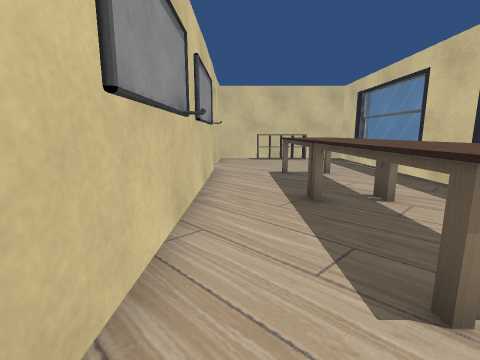
[1] (above)

24 first-person views from a walk through a scene from a Unity 3-D project. The camera is 1.3 m above the floor, tilts 10° down and sees 85° across. The floor is counted in squares, 1 m on a side. Each view is taken from the middle of a square. On the plan, view 1 faces up. The plan holds only what a view shows up to about 13 squares ahead; the rest is blank. The place goes on beyond the plan. The player character is not drawn. Door leaves are left out, so doorways stand open. Some surface patterns are stand-ins.

[2]
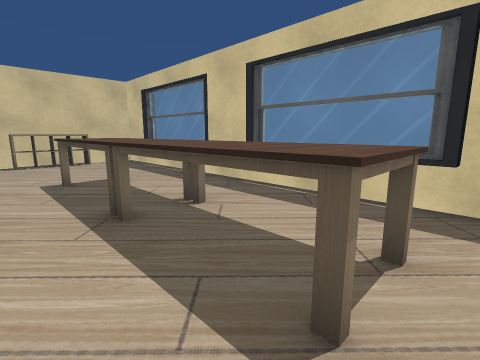

[3]
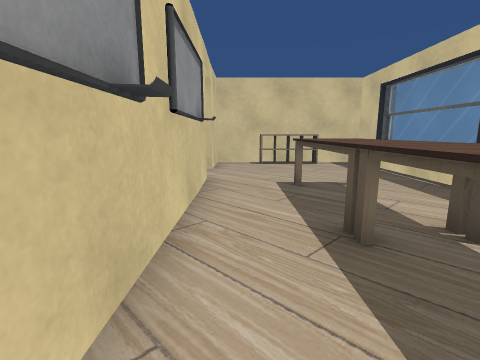

[4]
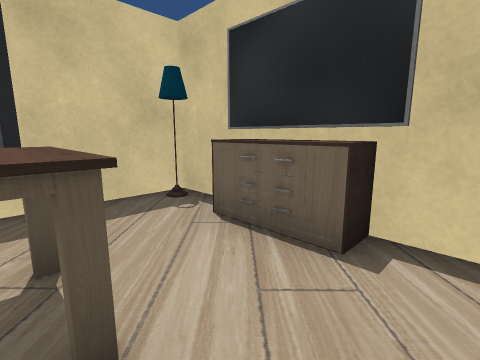

[5]
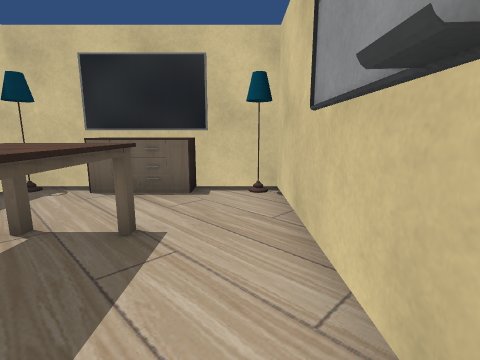

[6]
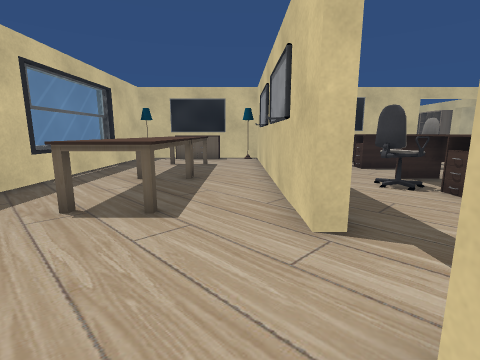

[7]
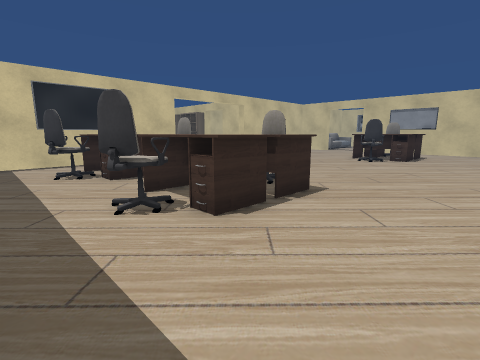

[8]
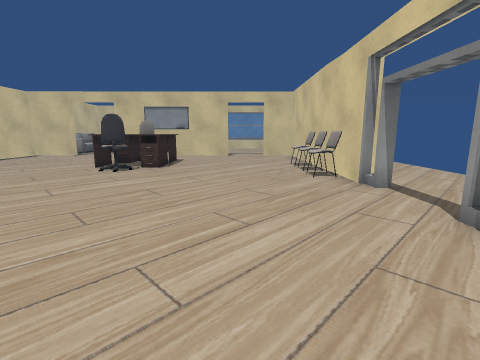

[9]
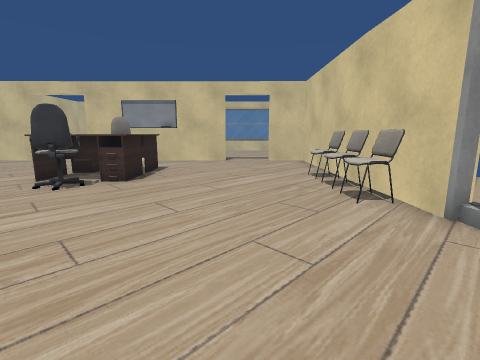

[10]
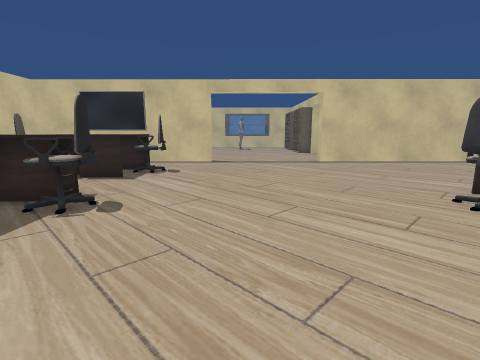

[11]
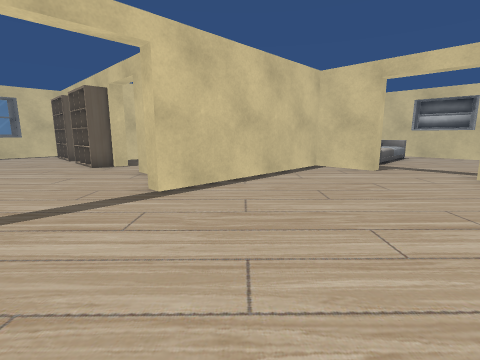

[12]
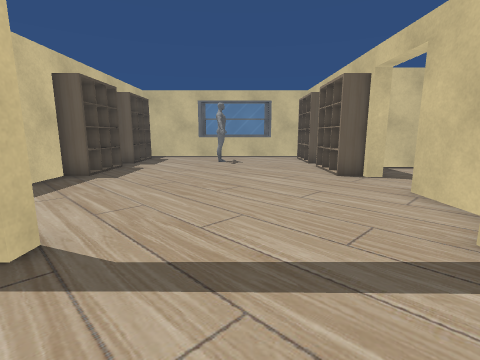

[13]
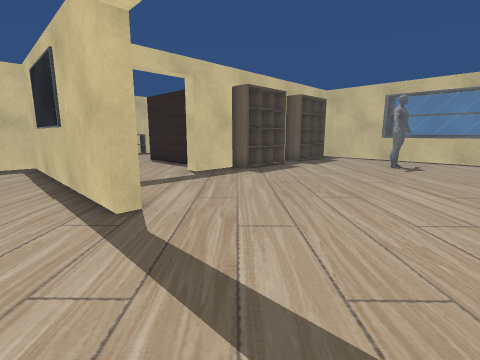

[14]
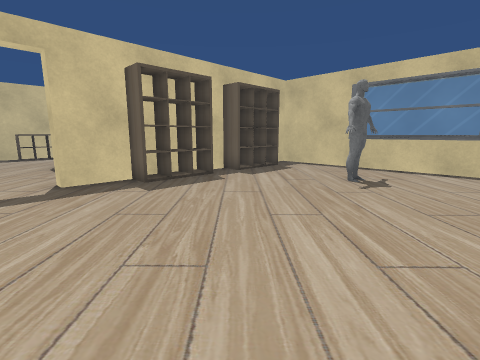

[15]
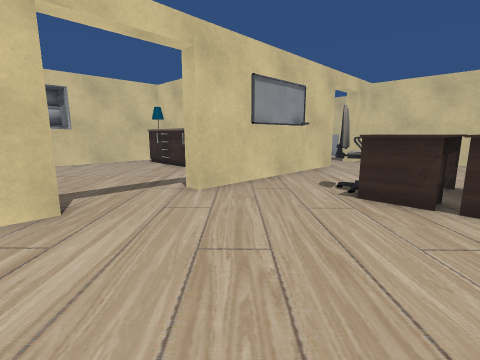

[16]
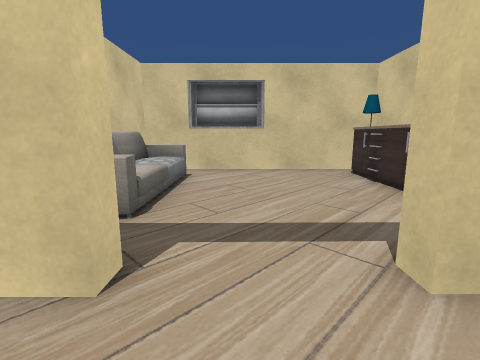

[17]
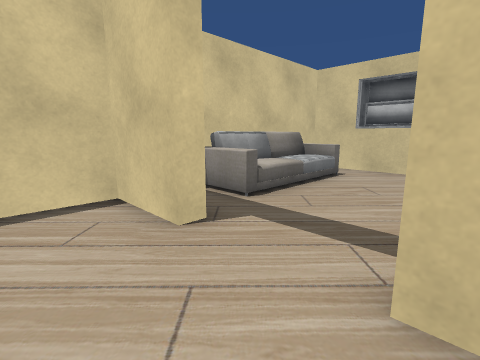

[18]
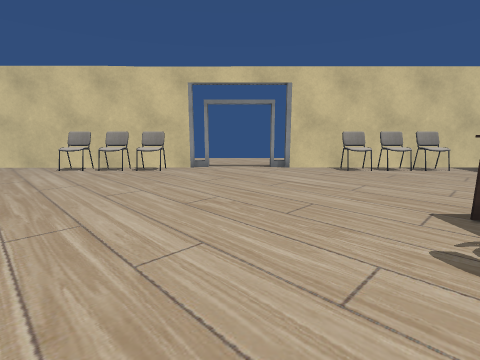

[19]
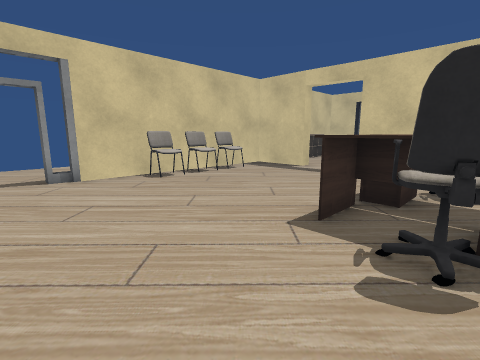

[20]
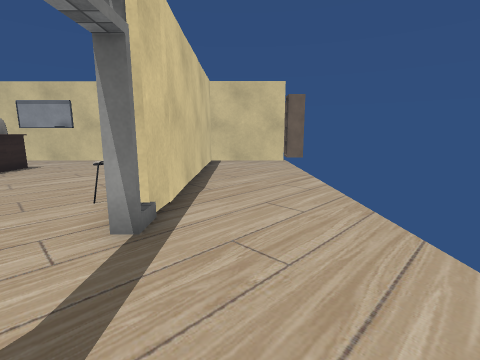

[21]
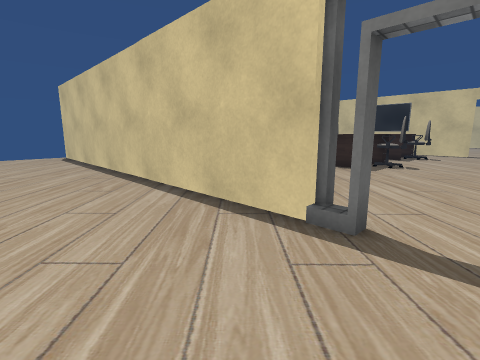

[22]
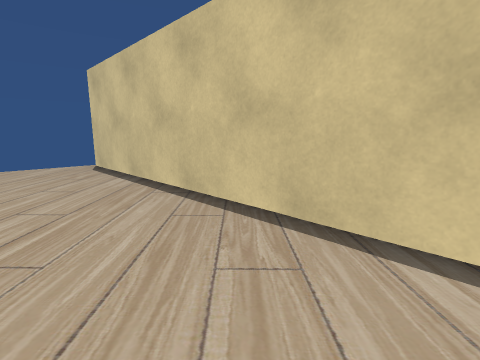

[23]
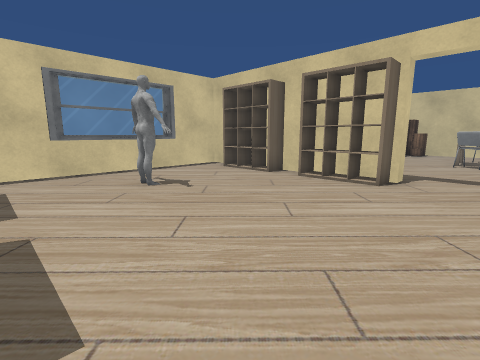

[24]
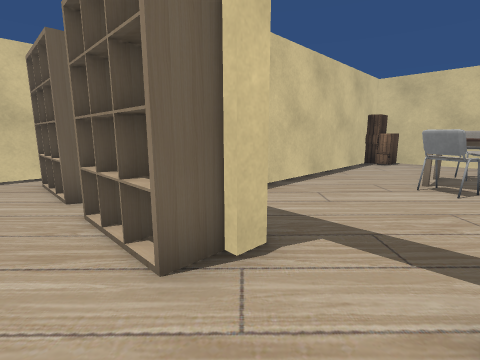

### Floor plan
Points are (right, up) in squares from view 1. A wall is a line through its corners. A room is listed if a view was taken in it or the views show most of it. See-through windows are left out.
Room 1 (views 1, 2, 3, 4, 5, 6)
walls: (-0.5, 4.2) (-0.5, 3.6); (-1.5, 9.6) (-0.9, 9.6) (-0.9, -1.5) (5.4, -1.5) (5.4, 8.2); (5.4, 1.7) (6, 1.7); (5.3, 1.4) (5.8, 1.5); (6, 12.4) (5.4, 12.4) (5.4, 14.2) (3.4, 14.2); (1.5, 14.2) (-0.9, 14.2) (-0.9, 11.8) (-1.5, 11.8)
ways out: opening at (-1, 10.5) to room 2
objects: TV (1, -1) to (3, -1); table (2, 2) to (3, 5); table (2, 6) to (3, 9); rack (2, 14) to (3, 14)
Room 2 (views 7, 8, 9, 10, 11, 12, 13, 14, 15, 16, 17, 18, 19, 20, 21, 22, 23, 24)
walls: (-9.6, -2) (-9.6, -1.5) (-1.5, -1.5) (-1.5, 0.5); (-15.9, -3) (-15.9, -4.9); (-12.3, 14.2) (-15.5, 14.2); (-9.3, 14.6) (-5.5, 14.6); (-15.6, 14.6) (-12.3, 14.6); (-17.4, 14.2) (-22, 14.2) (-22, 12.4); (-1.5, 7.9) (-1.5, 9.6); (-5.5, 14.2) (-9.6, 14.2); (-22.5, 0.8) (-22, 0.8) (-22, -1.5) (-14.8, -1.5) (-14.8, -2); (-22, 10.4) (-22, 3.6) (-22.5, 3.6); (-1.5, 11.8) (-1.5, 14.2) (-3.6, 14.2); (-16.4, -6.9) (-15.9, -6.9) (-15.9, -9.4); (-3.6, 14.6) (1.5, 14.6); (-15.9, -9.9) (-15.9, -11.5); (-27.5, 6.9) (-29.7, 6.9) (-29.7, -1.5) (-24.1, -1.5); (-11.1, -11.3) (-11, -11.4) (-10.9, -11.7); (-22, 18.2) (-22, 14.6) (-17.4, 14.6); (-11.4, -11.6) (-11, -11.2); (-11.4, -11.7) (-11.2, -11.2); (-11.3, -11.7) (-11, -11.2); (-11.2, -11.7) (-11.1, -11.1) (-10.9, -11.7); (-6.5, -10.8) (-6.5, -5.4) (-5.9, -5.4); (-30, 2.9) (-30, 0.2); (3.4, 14.6) (5.9, 14.6); (-15.9, -13.9) (-15.9, -14.5) (-6.5, -14.5) (-6.5, -14); (-13.6, -14.8) (-9.9, -14.8)
ways out: opening at (-1, 10.5) to room 1; opening at (-22, 11.5); opening at (-16, -5.5); opening at (-6, -4.5); open door at (-10.7, 14.4)
objects: table (-29, 6) to (-28, 6); sofa (-28, -1) to (-24, 0); table (-27, 6) to (-25, 6); chair (-20, 6) to (-19, 7); table (-19, 5) to (-18, 8); table (-17, 5) to (-16, 8); chair (-17, 13) to (-17, 14); chair (-16, 6) to (-15, 7); chair (-16, 13) to (-16, 14); rack (-15, -13) to (-15, -11); rack (-15, -9) to (-15, -7); chair (-14, 13) to (-14, 14); chair (-8, 1) to (-8, 2); chair (-8, 6) to (-8, 7); rack (-7, -13) to (-7, -11); rack (-7, -9) to (-7, -7); table (-7, 1) to (-7, 3); table (-7, 5) to (-7, 8); chair (-7, 13) to (-7, 14); table (-6, 1) to (-5, 3); table (-6, 5) to (-5, 8); chair (-5, 13) to (-5, 14); chair (-4, 1) to (-4, 2); chair (-4, 6) to (-4, 7); chair (-4, 13) to (-4, 14)

Positions as (right, up) in squares from view 1, and headings:
1: (0, 0), facing up
2: (0, 1), facing up-right
3: (0, 2), facing up
4: (0, 2), facing down-right
5: (0, 5), facing down
6: (0, 13), facing down
7: (-2, 11), facing down-left
8: (-6, 11), facing left
9: (-9, 11), facing left
10: (-11, 11), facing down
11: (-12, 4), facing down-left
12: (-12, 1), facing down
13: (-14, 0), facing down-right
14: (-14, -4), facing down-right
15: (-17, 0), facing up-left
16: (-20, 2), facing left
17: (-20, 4), facing down-left
18: (-11, 4), facing up
19: (-11, 6), facing up-right
20: (-9, 16), facing left
21: (-11, 18), facing down-right
22: (-6, 18), facing down-right
23: (-8, -5), facing down-left
24: (-14, -5), facing down-left
